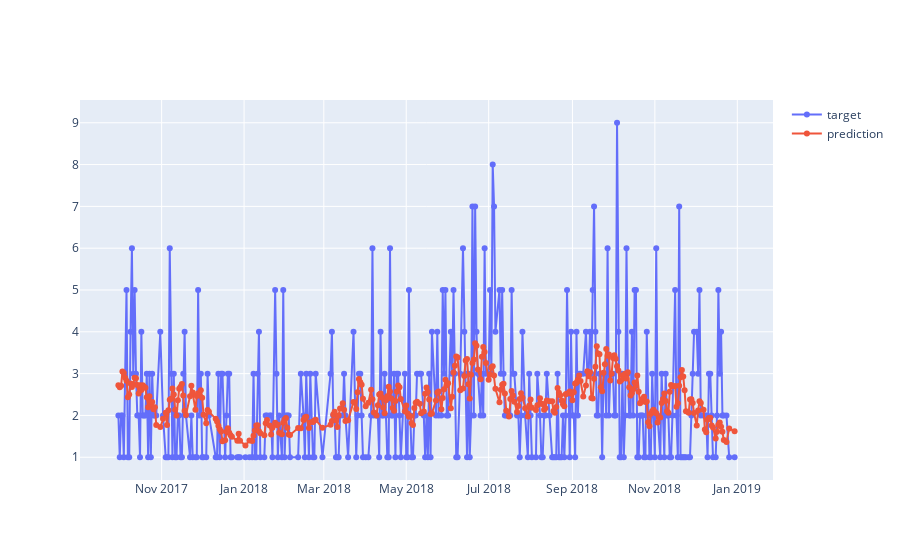

Notebook source saved alongside this figure:
### Code cell
X , Y , maxes  = reshape_timeseries(dtsers.iloc[:, 1:] , [0], window_size = 28 , take_curr = True , scale = True)
ntest_day = 365

nmodel = model(X , Y , lr = 0.002, lstm_layers = [20 ] , lstm_dropout = [.3 ] ,
               dense_layers = [500] , dense_dropout = [.5] , batch_size = 64 , epochs = 20)

# Computing Validation scores : MAE - RMSE - MPE
y_predict = nmodel.predict(X[- ntest_day:]) * maxes
y_true = Y[- ntest_day:] * maxes

evaluate(y_true , y_predict , dtsers.day[-365:])

### Figure 1 — Plotly figure (JSON) as saved in the notebook; plotly's stock layout.template omitted (floating-point values rounded to 4 significant figures; data arrays with more than 128 entries replaced by an {"elided": "..."} marker saying what was removed)
{"data": [{"mode": "lines+markers", "name": "target", "type": "scatter", "x": {"elided": "365 str values"}, "y": {"elided": "365 int values"}}, {"mode": "lines+markers", "name": "prediction", "type": "scatter", "x": {"elided": "365 str values"}, "y": {"elided": "365 float values"}}], "layout": {}}
